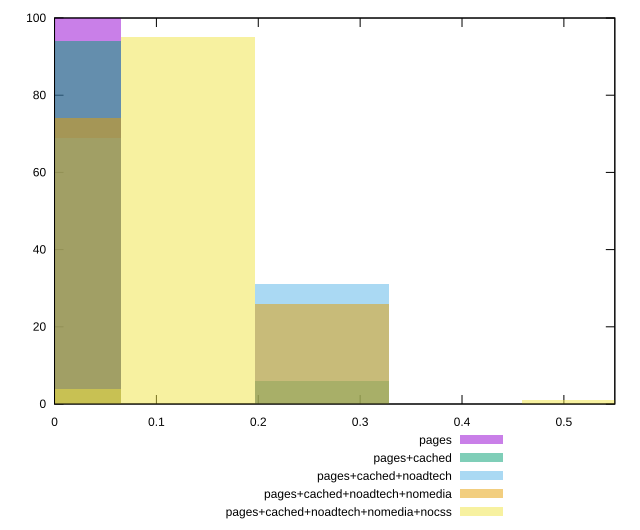

Here is the gnuplot script that generated this plot:
reset

$pages <<EOF
0 100
EOF

$pagesCached <<EOF
0 94
0.26240685729181096 6
EOF

$pagesCachedNoadtech <<EOF
0 69
0.26240685729181096 31
EOF

$pagesCachedNoadtechNomedia <<EOF
0 74
0.26240685729181096 26
EOF

$pagesCachedNoadtechNomediaNocss <<EOF
0.5248137145836219 1
0.13120342864590548 95
0 4
EOF

set key outside below
set boxwidth 0.13120342864590548
set xrange [0:0.55]
set yrange [0:100]
set trange [0:100]
set style fill transparent solid 0.5 noborder
set terminal svg size 640, 530 enhanced background rgb 'white'
set output "report_00017_2021-02-10T15-08-03.406Z/cumulative-layout-shift/comparison/histogram/all_score.svg"

plot $pages title "pages" with boxes, \
     $pagesCached title "pages+cached" with boxes, \
     $pagesCachedNoadtech title "pages+cached+noadtech" with boxes, \
     $pagesCachedNoadtechNomedia title "pages+cached+noadtech+nomedia" with boxes, \
     $pagesCachedNoadtechNomediaNocss title "pages+cached+noadtech+nomedia+nocss" with boxes

reset
